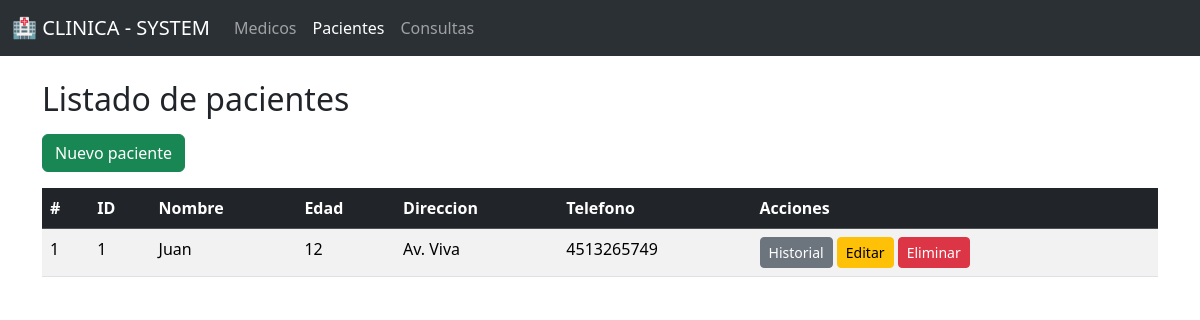
The app's page /pacientes/ with its own data.
### models/paciente_model.py (models this page shows, shortened)
class Paciente(db.Model):
    __tablename__ = "pacientes"
    id_paciente = db.Column(db.Integer, primary_key=True)
    nombre = db.Column(db.String(80), nullable=False)
    edad = db.Column(db.Integer, nullable=False)
    direccion = db.Column(db.String(200))
    telefono = db.Column(db.Integer, nullable=False)
    consultas = db.relationship("Consulta", back_populates="paciente", cascade="all, delete-orphan")
    @staticmethod
    def get_all():
        return Paciente.query.all()
    def delete(self):
        db.session.delete(self)
        db.session.commit()

### controllers/paciente_controller.py (the view)
@paciente_bp.route("/")
def index():
    pacientes = Paciente.get_all()
    return paciente_views.list_patients(pacientes)

### app.py (called while the page is built)
@app.context_processor
def inject_active_route():
    def is_active(path):
        return "active" if request.path == path else ''
    return dict(is_active = is_active)

### views/paciente_views.py (called while the page is built)
def list_patients(pacientes):
    return render_template("pacientes/index.html", pacientes=pacientes)

### templates/pacientes/index.html (shortened to what this page needs)
{% extends 'base.html' %}
{% block content %}
<h2 class="mb-3">Listado de pacientes</h2>
<a href="{{ url_for('paciente.create_patient') }}" class="btn btn-success mb-3">Nuevo paciente</a>
<table class="table table-striped table-hover">
    <thead class="table-dark">
        <tr>
            <th>#</th>
            <th>ID</th>
            <th>Nombre</th>
            <th>Edad</th>
            <th>Direccion</th>
            <th>Telefono</th>
            <th>Acciones</th>
        </tr>
    </thead>
    <tbody>
        {% for paciente in pacientes %}
        <tr>
            <td>{{ loop.index }}</td>
            <td>{{ paciente.id_paciente }}</td>
            <td>{{ paciente.nombre }}</td>
            <td>{{ paciente.edad }}</td>
            <td>{{ paciente.direccion }}</td>
            <td>{{ paciente.telefono }}</td>
            <td>
                <a href="{{ url_for('paciente.medical_history', id_patient=paciente.id_paciente) }}" class="btn btn-secondary btn-sm">Historial</a>
                <a href="{{ url_for('paciente.edit_patient', id_patient=paciente.id_paciente) }}" class="btn btn-warning btn-sm">Editar</a>
                <a href="{{ url_for('paciente.delete_patient', id_patient=paciente.id_paciente) }}" class="btn btn-danger btn-sm"
                    onclick="return confirm('¿Está seguro de eliminar?')">Eliminar</a>
            </td>
        </tr>
        {% endfor %}
    </tbody>
</table>
{% endblock %}

### records on screen
Paciente: id_paciente "1", nombre "Juan", edad "12", direccion "Av. Viva", telefono "4513265749"
